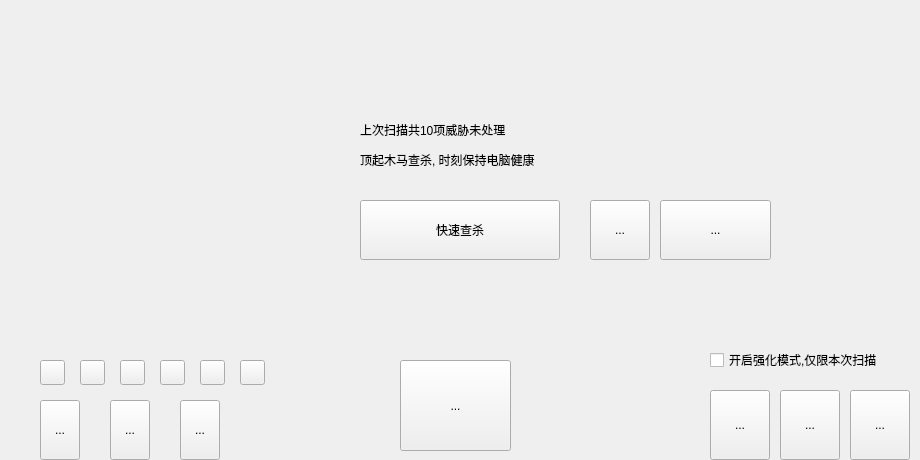
<?xml version="1.0" encoding="UTF-8"?>
<ui version="4.0">
 <class>HorseWidget</class>
 <widget class="QWidget" name="HorseWidget">
  <property name="geometry">
   <rect>
    <x>0</x>
    <y>0</y>
    <width>920</width>
    <height>460</height>
   </rect>
  </property>
  <property name="windowTitle">
   <string>Form</string>
  </property>
  <widget class="QWidget" name="background" native="true">
   <property name="geometry">
    <rect>
     <x>0</x>
     <y>0</y>
     <width>920</width>
     <height>460</height>
    </rect>
   </property>
  </widget>
  <widget class="QWidget" name="main" native="true">
   <property name="geometry">
    <rect>
     <x>0</x>
     <y>0</y>
     <width>920</width>
     <height>460</height>
    </rect>
   </property>
   <widget class="QCheckBox" name="checkBox">
    <property name="geometry">
     <rect>
      <x>710</x>
      <y>350</y>
      <width>201</width>
      <height>20</height>
     </rect>
    </property>
    <property name="text">
     <string>开启强化模式,仅限本次扫描</string>
    </property>
   </widget>
   <widget class="QLabel" name="subtitle">
    <property name="geometry">
     <rect>
      <x>360</x>
      <y>150</y>
      <width>400</width>
      <height>20</height>
     </rect>
    </property>
    <property name="text">
     <string>顶起木马查杀, 时刻保持电脑健康</string>
    </property>
   </widget>
   <widget class="QToolButton" name="tbXinrenqu">
    <property name="geometry">
     <rect>
      <x>40</x>
      <y>400</y>
      <width>40</width>
      <height>60</height>
     </rect>
    </property>
    <property name="text">
     <string>...</string>
    </property>
   </widget>
   <widget class="QPushButton" name="pushButton_5">
    <property name="geometry">
     <rect>
      <x>160</x>
      <y>360</y>
      <width>25</width>
      <height>25</height>
     </rect>
    </property>
    <property name="text">
     <string/>
    </property>
   </widget>
   <widget class="QPushButton" name="pushButton">
    <property name="geometry">
     <rect>
      <x>360</x>
      <y>200</y>
      <width>200</width>
      <height>60</height>
     </rect>
    </property>
    <property name="text">
     <string>快速查杀</string>
    </property>
   </widget>
   <widget class="QToolButton" name="tbAnweizhi">
    <property name="geometry">
     <rect>
      <x>660</x>
      <y>200</y>
      <width>111</width>
      <height>60</height>
     </rect>
    </property>
    <property name="text">
     <string>...</string>
    </property>
   </widget>
   <widget class="QToolButton" name="tbHuifuqu">
    <property name="geometry">
     <rect>
      <x>110</x>
      <y>400</y>
      <width>40</width>
      <height>60</height>
     </rect>
    </property>
    <property name="text">
     <string>...</string>
    </property>
   </widget>
   <widget class="QToolButton" name="tbShouji">
    <property name="geometry">
     <rect>
      <x>780</x>
      <y>390</y>
      <width>60</width>
      <height>70</height>
     </rect>
    </property>
    <property name="text">
     <string>...</string>
    </property>
   </widget>
   <widget class="FocusWidget" name="pushButton_2">
    <property name="geometry">
     <rect>
      <x>40</x>
      <y>360</y>
      <width>25</width>
      <height>25</height>
     </rect>
    </property>
    <property name="text">
     <string/>
    </property>
   </widget>
   <widget class="WaveBallWidget" name="wallBallWidget" native="true">
    <property name="geometry">
     <rect>
      <x>120</x>
      <y>90</y>
      <width>190</width>
      <height>190</height>
     </rect>
    </property>
   </widget>
   <widget class="QPushButton" name="pushButton_6">
    <property name="geometry">
     <rect>
      <x>200</x>
      <y>360</y>
      <width>25</width>
      <height>25</height>
     </rect>
    </property>
    <property name="text">
     <string/>
    </property>
   </widget>
   <widget class="QToolButton" name="tbWinPE">
    <property name="geometry">
     <rect>
      <x>850</x>
      <y>390</y>
      <width>60</width>
      <height>70</height>
     </rect>
    </property>
    <property name="text">
     <string>...</string>
    </property>
   </widget>
   <widget class="QLabel" name="title">
    <property name="geometry">
     <rect>
      <x>360</x>
      <y>110</y>
      <width>400</width>
      <height>40</height>
     </rect>
    </property>
    <property name="text">
     <string>上次扫描共10项威胁未处理</string>
    </property>
   </widget>
   <widget class="QPushButton" name="pushButton_3">
    <property name="geometry">
     <rect>
      <x>80</x>
      <y>360</y>
      <width>25</width>
      <height>25</height>
     </rect>
    </property>
    <property name="text">
     <string/>
    </property>
   </widget>
   <widget class="QToolButton" name="tbQuanpan">
    <property name="geometry">
     <rect>
      <x>590</x>
      <y>200</y>
      <width>60</width>
      <height>60</height>
     </rect>
    </property>
    <property name="text">
     <string>...</string>
    </property>
   </widget>
   <widget class="QToolButton" name="tbXitong">
    <property name="geometry">
     <rect>
      <x>710</x>
      <y>390</y>
      <width>60</width>
      <height>70</height>
     </rect>
    </property>
    <property name="text">
     <string>...</string>
    </property>
   </widget>
   <widget class="QToolButton" name="tbShangbanqu">
    <property name="geometry">
     <rect>
      <x>180</x>
      <y>400</y>
      <width>40</width>
      <height>60</height>
     </rect>
    </property>
    <property name="text">
     <string>...</string>
    </property>
   </widget>
   <widget class="QPushButton" name="pushButton_4">
    <property name="geometry">
     <rect>
      <x>120</x>
      <y>360</y>
      <width>25</width>
      <height>25</height>
     </rect>
    </property>
    <property name="text">
     <string/>
    </property>
   </widget>
   <widget class="QPushButton" name="pushButton_7">
    <property name="geometry">
     <rect>
      <x>240</x>
      <y>360</y>
      <width>25</width>
      <height>25</height>
     </rect>
    </property>
    <property name="text">
     <string/>
    </property>
   </widget>
   <widget class="QToolButton" name="DIYbutton">
    <property name="geometry">
     <rect>
      <x>400</x>
      <y>360</y>
      <width>111</width>
      <height>91</height>
     </rect>
    </property>
    <property name="text">
     <string>...</string>
    </property>
   </widget>
  </widget>
 </widget>
 <customwidgets>
  <customwidget>
   <class>WaveBallWidget</class>
   <extends>QWidget</extends>
   <header location="global">customviews/waveballwidget.h</header>
   <container>1</container>
  </customwidget>
  <customwidget>
   <class>FocusWidget</class>
   <extends>QPushButton</extends>
   <header location="global">customviews/focuswidget.h</header>
  </customwidget>
 </customwidgets>
 <resources/>
 <connections/>
</ui>
